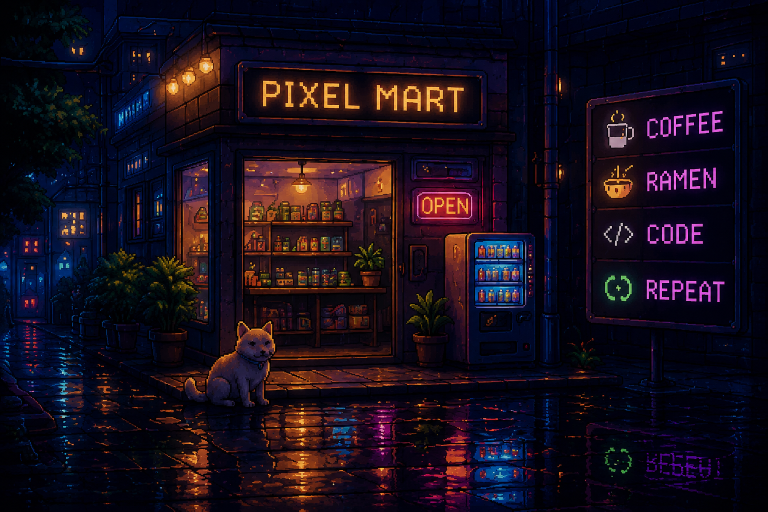
#> input picture Gif/png/ChatGPT Image Aug 10, 2026, 09_43_27 PM.png, 1536 x 1024 px, found by its file name (shown at 1/2 size)
$ python verify_image_match.py
#> lines starting #> are read from the running program, lines starting #| are printed output that depends on the picture; long printed decimals are rounded
import os
from PIL import Image
import numpy as np

img_path = r"c:\Users\Krishna Kumar\Desktop\Github\krishna3163\Gif\png\ChatGPT Image Aug 10, 2026, 09_43_27 PM.png"
img = Image.open(img_path).convert("RGB")
#> img is the input picture: PIL image 1536x1024 RGB; mean R, G, B 22.6, 13.6, 26.8
w, h = img.size
#> w = 1536; h = 1024
arr = np.array(img)

print("Image Size:", w, h)
#| Image Size: 1536 1024

# Let's check coordinates from build_gif_43_27.py
# kc_box = (520, 60, 700, 220)
kc_patch = arr[60:220, 520:700]
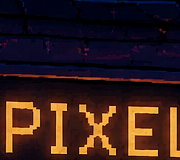
#> kc_patch: shape (160, 180, 3); mean R, G, B 50.6, 29, 26.9
print("KC Box mean RGB:", kc_patch.mean(axis=(0,1)))
#| KC Box mean RGB: [50.606 29.019 26.934]

# eat_lines box: X: 1180..1430, Y: 35..240
eat_patch = arr[35:240, 1180:1430]
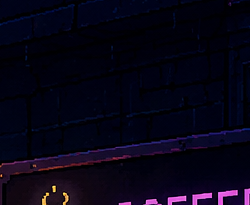
#> eat_patch: shape (205, 250, 3); mean R, G, B 7.4, 4.5, 21.3
print("EAT Lines mean RGB:", eat_patch.mean(axis=(0,1)))
#| EAT Lines mean RGB: [ 7.442  4.471 21.327]

# pc_win box: Y: 780..950, X: 1040..1200
pc_patch = arr[780:950, 1040:1200]
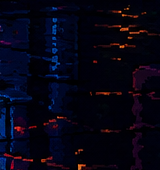
#> pc_patch: shape (170, 160, 3); mean R, G, B 5.9, 4.6, 19.6
print("PC Case mean RGB:", pc_patch.mean(axis=(0,1)))
#| PC Case mean RGB: [ 5.950  4.563 19.591]

# Sleeping Cat area: X: 150..350, Y: 550..700
cat_patch = arr[550:700, 150:350]
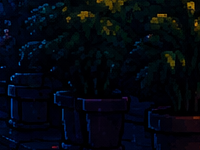
#> cat_patch: shape (150, 200, 3); mean R, G, B 3.7, 7.8, 15.8
print("Cat Bed Area mean RGB:", cat_patch.mean(axis=(0,1)))
#| Cat Bed Area mean RGB: [ 3.694  7.7942     15.808]

$ run again, with Gif/png/ChatGPT Image Aug 10, 2026, 09_43_32 PM.png copied over Gif/png/ChatGPT Image Aug 10, 2026, 09_43_27 PM.png
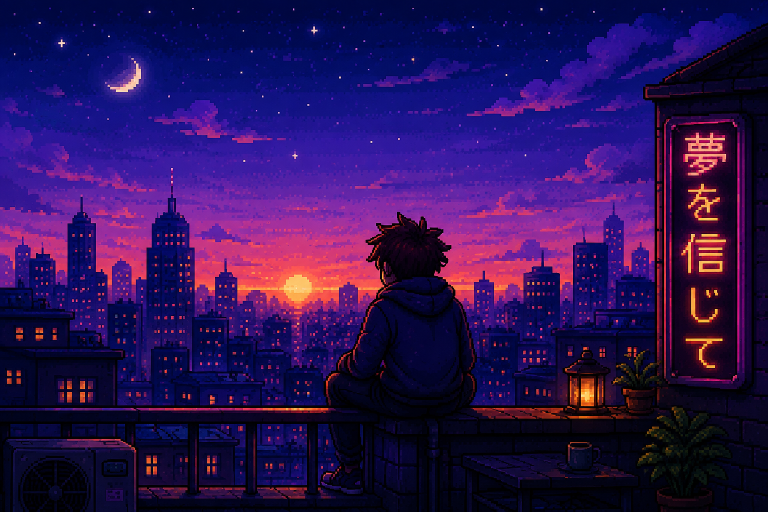
#> input picture Gif/png/ChatGPT Image Aug 10, 2026, 09_43_32 PM.png, 1536 x 1024 px, found by its file name (shown at 1/2 size)
#> img is the input picture: PIL image 1536x1024 RGB; mean R, G, B 43.7, 17.7, 84.9
#| Image Size: 1536 1024
#| KC Box mean RGB: [  8.236     14.262 108.014]
#| EAT Lines mean RGB: [22.417 11.996 98.645]
#> `pc_patch = arr[780:950, 1040:1200]`:
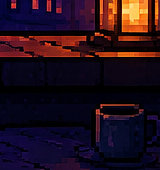
#> pc_patch: shape (170, 160, 3); mean R, G, B 34.7, 14.7, 27.6
#| PC Case mean RGB: [34.737 14.742 27.603]
#> `cat_patch = arr[550:700, 150:350]`:
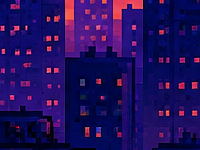
#> cat_patch: shape (150, 200, 3); mean R, G, B 33.2, 14.3, 92.8
#| Cat Bed Area mean RGB: [33.1631     14.336 92.7704    ]
